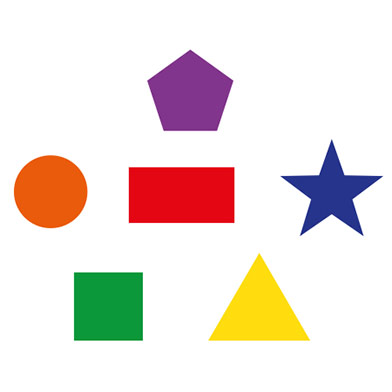
#> input picture OpenCV/shapes.jpg, 392 x 392 px
$ python 15_find_and_draw_contours_using_opencv_python.py
#> lines starting #> are read from the running program, lines starting #| are printed output that depends on the picture; after the words box and inside, x2 and y2 are one past the last pixel; in counts of white or black regions, pixels touching at a corner belong together
import cv2
import numpy as np
from matplotlib import pyplot as plt

# Contours using OpenCV

img = cv2.imread("shapes.jpg")
#> img is the input picture: shape (392, 392, 3); mean B, G, R 219.9, 225.8, 236.9
imgray = cv2.cvtColor(img, cv2.COLOR_BGR2GRAY) # Converting color of img from BGR to grayscale
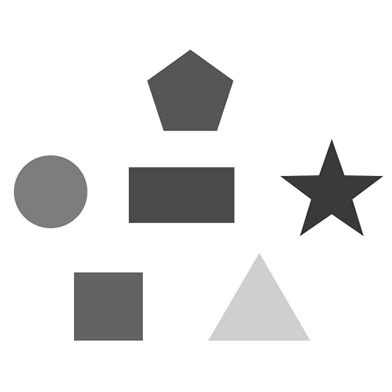
#> imgray: shape (392, 392); min 25, max 255, mean 228.4

ret, thresh = cv2.threshold(imgray, 127, 255, 0)
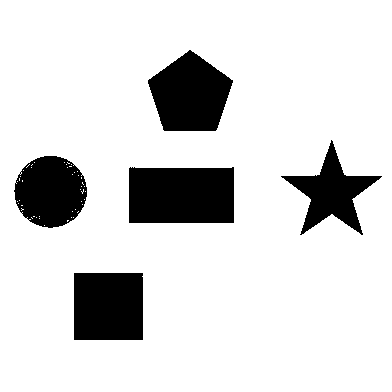
#> thresh: shape (392, 392); 85.3% white; 5 black regions
contours, heirarchy = cv2.findContours(thresh, cv2.RETR_TREE, cv2.CHAIN_APPROX_NONE)
#> contours = 53 contours, 47 with area under 20; largest, box (x1, y1, x2, y2) and area: (0, 0, 392, 392) 152881, (128, 166, 235, 224) 5940, (147, 49, 234, 132) 4912, (73, 272, 144, 341) 4757, (13, 155, 88, 229) 4168, (280, 139, 383, 236) 3532

print("Number of Contours = ", len(contours))
#| Number of Contours =  53
print(contours[0])
#> (printed output is left out)

cv2.drawContours(img, contours, -1, (0, 255, 0), 3)
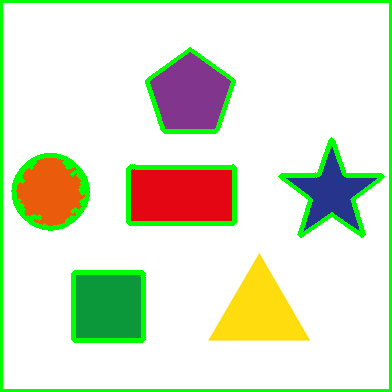
#> img: shape (392, 392, 3); 7.82% of pixels changed, all inside (x1, y1, x2, y2) = (0, 0, 392, 392)

titles = ['Image Original', 'Image Grayscale']
images = [img, imgray]

for i in range(2):
    plt.subplot(1, 2, i+1), plt.imshow(images[i])
    plt.title(titles[i])
    plt.xticks([]), plt.yticks([])

plt.show()
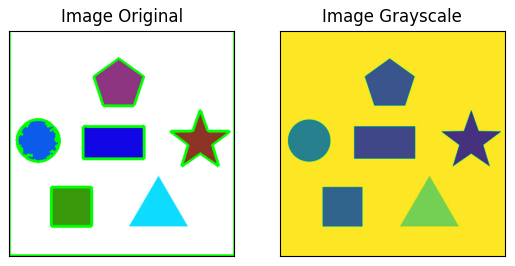
#> figure drawn by matplotlib, 2 panels; B, G, R data is drawn as R, G, B

cv2.imshow('Image', img)
cv2.imshow('Image Gray', imgray)

cv2.waitKey(0)
cv2.destroyAllWindows()
